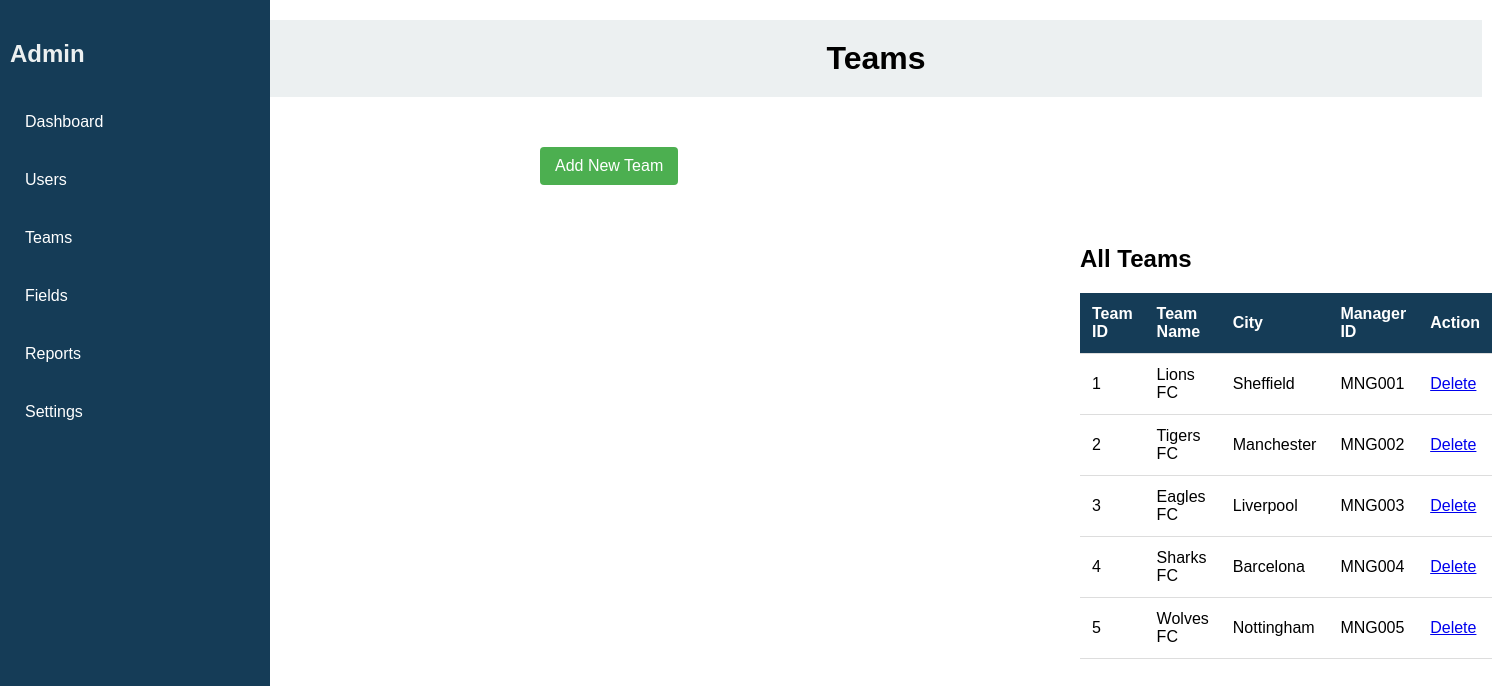
The app's page /Admin/AdminTeams.php with its own data.
### tables this page shows
CREATE TABLE Team (
    Team_ID INT PRIMARY KEY,
    Team_name TEXT NOT NULL,
	City TEXT NOT NULL,
    Manager_ID TEXT NOT NULL,
    FOREIGN KEY (Manager_ID) REFERENCES Users(User_ID)
);

### Admin/AdminViewTeams.php (the view, shortened to what this page needs)
<!DOCTYPE html>
<html lang="en">
<head>
    <link rel="stylesheet" href="style.css" />
</head>
<body>
    <?php
    include("sidebar2.php");
    ?>
    <div class="content">
        <h2 class="centered-header">All Teams</h2>
    <div>
        <?php
        $db = new SQLite3('../fb_managment_system.db');
        $select_query = "SELECT * FROM Team";
        $result = $db->query($select_query);
        echo "<table>";
        echo "<tr> <th>Team ID</th> <th>Team Name</th> <th>City</th> <th>Manager ID</th> <th>Action</th> </tr>";
        while ($row = $result->fetchArray(SQLITE3_ASSOC)) {
            $id = $row['Team_ID'];
            $teamName = $row['Team_name'];
            $city = $row['City'];
            $managerID = $row['Manager_ID'];
            echo "<tr>
                    <td>$id</td>
                    <td>$teamName</td>
                    <td>$city</td>
                    <td>$managerID</td>
                    <td> <a href='deleteTeam.php ? teamID=$id'> Delete </a> </td>
                </tr>";
        }
        echo "</table>";
        ?>
    </div>
</body>
</html>

### Admin/style.css (style rules this page uses)
body { font-family: Arial, sans-serif; margin: 0; padding: 0; display: flex; height: 100vh; }
.content { margin-left: 250px; padding: 20px; width: calc(100% - 250px); box-sizing: border-box; }
table { width: 100%; border-collapse: collapse; margin-top: 20px; }
th, td { text-align: left; padding: 12px; border-bottom: 1px solid #ddd; }
th { background-color: #153C57; color: white; }

### records on screen
team: Team_ID "1", Team_name "Lions FC", City "Sheffield", Manager_ID "MNG001"
team: Team_ID "2", Team_name "Tigers FC", City "Manchester", Manager_ID "MNG002"
team: Team_ID "3", Team_name "Eagles FC", City "Liverpool", Manager_ID "MNG003"
team: Team_ID "4", Team_name "Sharks FC", City "Barcelona", Manager_ID "MNG004"
team: Team_ID "5", Team_name "Wolves FC", City "Nottingham", Manager_ID "MNG005"
